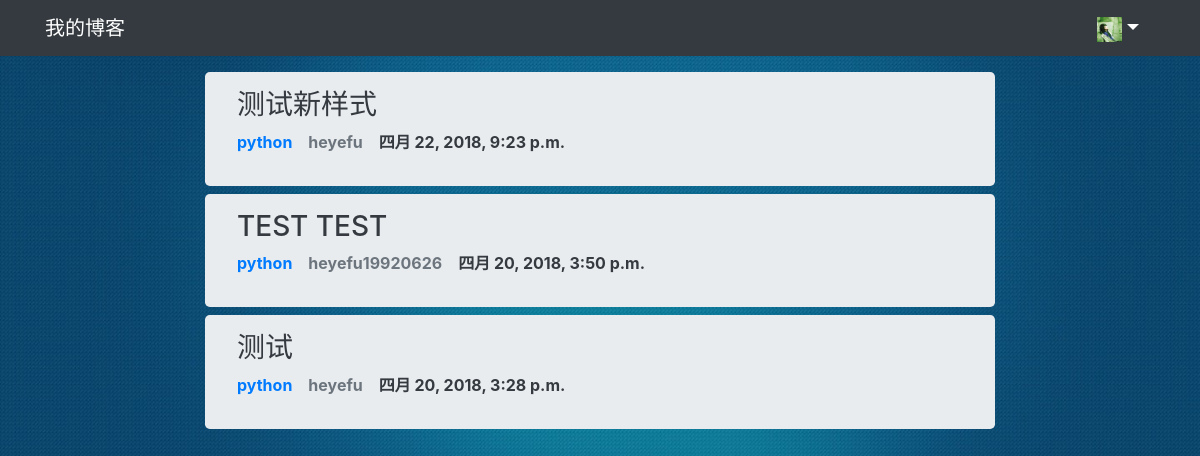
Page / (signed in) on the earlier database version.
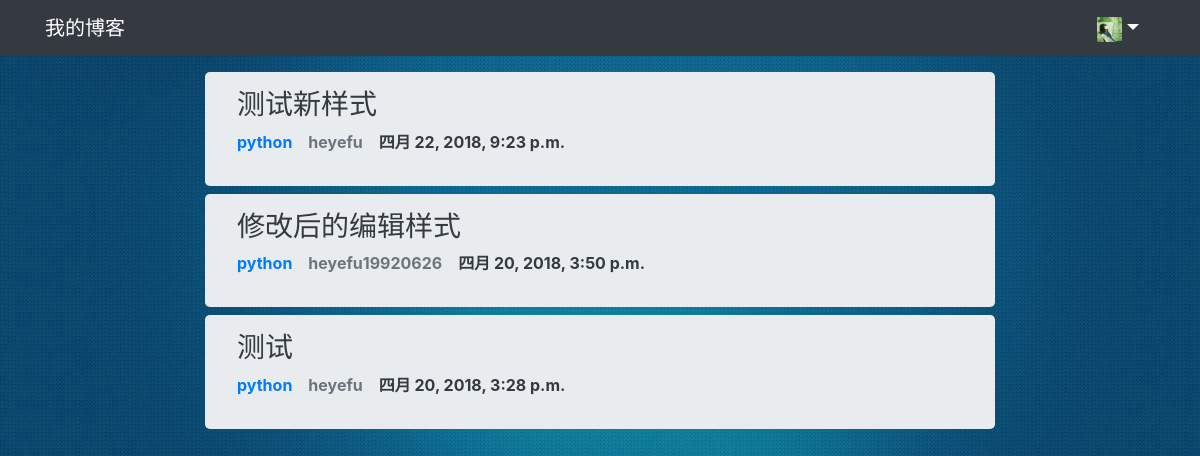
Same page on the later database version.
### blog/models.py (models this page shows, shortened)
class Article(models.Model):
    title = models.CharField(max_length=100)
    body = models.TextField()
    category = models.ForeignKey(Category, on_delete=models.CASCADE)
    created_time = models.DateTimeField(auto_now_add=True)
    modified_time = models.DateTimeField(auto_now=True)
    author = models.ForeignKey(User, on_delete=models.CASCADE)
    tags = models.ManyToManyField(Tag)

class Category(models.Model):
    name = models.CharField(max_length=100)
    def __str__(self):
        return self.name

### users/models.py (models this page shows)
class MyUser(AbstractUser):
    head_portrait = models.CharField(max_length=100)

### blog/views.py (the view)
# urls.py: path('', views.index, name="index"),
def index(request):
    articles = Article.objects.all().order_by('-created_time')
    context = {'articles': articles}
    return render(request, 'blog/index.html', context)

### blog/templates/blog/index.html
{% extends 'blog/base.html' %}
{% load i18n %}
{% load static %}
{% block content %}
<div class="row">
    <div class="col-md-2">
    </div>
    <div class="col-md-8">
        {% for article in articles %}
            <div class="jumbotron jumbotron-articles">
                <h3><a href="{% url 'blog:article_details' article.id %}" class="a-text a-hover">{{ article.title }}</a></h3>
                <dl class="list-articles">
                    <dt><a class="a-hover" href="#">{{ article.category }}</a></dt>
                    <dt><a class="text-secondary a-hover" href="#">{{ article.author }}</a></dt>
                    <dt><a href="#" class="text-dark a-hover">{{ article.created_time }}</a></dt>
                </dl>
            </div>
        {% endfor %}
    </div>
</div>
{% endblock content %}

Differences in the rows shown:
changed Article "heyefu19920626": title "TEST TEST" → "修改后的编辑样式"
